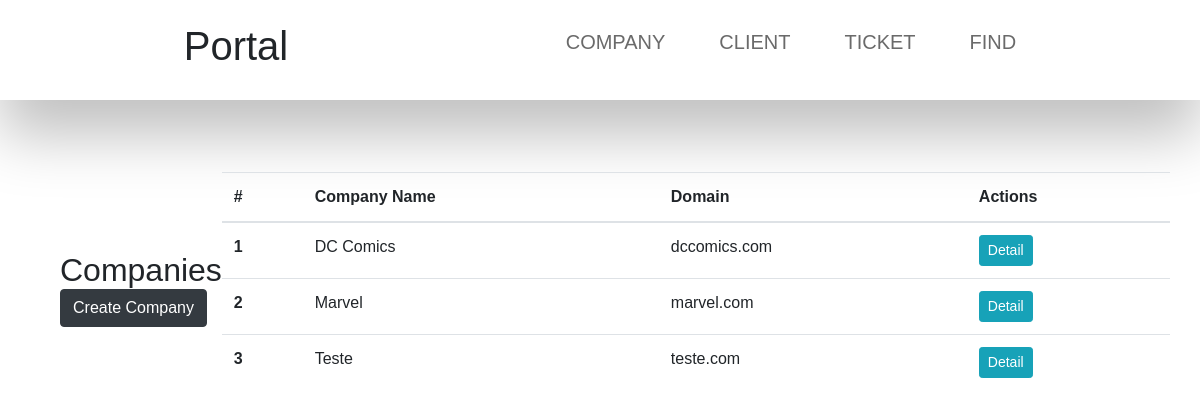
The page /company/ on the database its author committed.
### customer_portal/models.py (models this page shows, shortened)
class Company(models.Model):
    company_name = models.CharField(max_length=100)
    email_domain = models.CharField(max_length=100)

### customer_portal/views.py (the view)
# urls.py: path("company/", views.list_company_view, name="company-list"),
def list_company_view(request):
    companies = Company.objects.all()
    contexto_dict = {"companies": companies}
    return render(request, "customer_portal/list_company.html", contexto_dict)

### customer_portal/templates/customer_portal/list_company.html (shortened to what this page needs)
{% extends 'customer_portal/base.html' %}
{% block content %}
<section class="py-5">
    <div class="container">
        <div class="justify-content-between align-items-center mb-12">
            <h2 class="mb-0">Companies</h2>
            <a href="{% url 'company-create' %}" class="btn btn-dark">Create Company</a>
        </div>
        <table class="table">
            <thead>
                <tr>
                    <th scope="col">#</th>
                    <th scope="col">Company Name</th>
                    <th scope="col">Domain</th>
                    <th scope="col">Actions</th>
                </tr>
            </thead>
            <tbody>
                {% if companies %}
                {% for company in companies %}
                <tr>
                    <th scope="row">{{ forloop.counter }}</th>
                    <td>{{ company.company_name }}</td>
                    <td>{{ company.email_domain }}</td>
                    <td>
                        <a href="{% url 'company-detail' company.id %}" class="btn btn-info btn-sm">Detail</a>
                    </td>
                </tr>
                {% endfor %}
                {% else %}
                <tr>
                    <td colspan="7">No companies found.</td>
                </tr>
                {% endif %}
            </tbody>
        </table>
    </div>
</section>
{% endblock %}

### customer_portal/static/customer_portal/css/customer_portal_style.css (style rules this page uses)
* { margin: 0; padding: 0; box-sizing: border-box; font-family: "Poppins", sans-serif; }
.container { width: 1600px; display: flex; justify-content: space-around; align-items: center; }

### rows shown on the page
Company: company_name "DC Comics", email_domain "dccomics.com"
Company: company_name "Marvel", email_domain "marvel.com"
Company: company_name "Teste", email_domain "teste.com"
